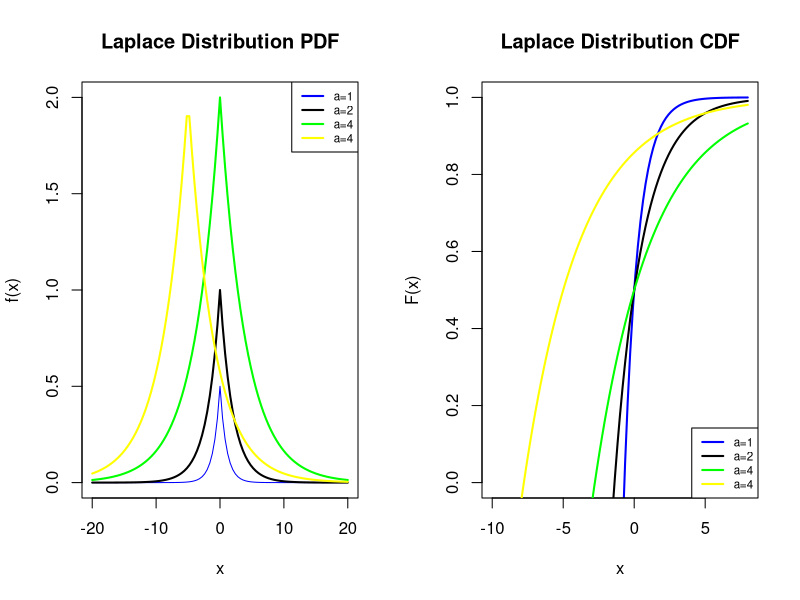

Reproduce this figure in R.
# Laplace Distribution PDF and CDF
# parameter data from https://www.wikipedia.org/

par(mfrow=c(1,2))

##########################################
#### The extreme wind speed Data Set  ####
##########################################



x= c( 24.52, 69.15, 33.21, 30.79, 18.12, 94.34, 55.40, 28.28,
      49.73, 15.92, 21.81, 21.80, 30.56, 18.56, 87.63, 40.53,
      43.31, 20.10, 27.56, 90.16, 57.14, 28.98, 43.03, 49.13,
      50.47, 31.09, 27.17, 20.59, 65.99, 18.05, 19.44, 54.70,
      31.34, 48.32, 30.11, 46.22, 40.60, 24.76, 46.64, 75.50,
      45.78, 26.14, 23.06, 33.01, 51.56, 55.22, 67.04, 34.59,
      24.32, 55.88, 31.74, 76.17)

# Laplace Distribution CDF

PdfLaplacedist=function(x,a,l){
  
  fx=(1/2*l)*exp(-(abs(x-a)/l))
  return(fx)
}



curve(PdfLaplacedist(x,0,1),xlim = c(-20,20),ylim=c(0,2),col="blue",
      main="Laplace Distribution PDF",xlab = "x",ylab = "f(x)")

curve(PdfLaplacedist(x,0,2),from = -20,to=20,col="black",lwd=2,add=T)
curve(PdfLaplacedist(x,0,4),from = -20,to=20,col="green",lwd=2,add=T)
curve(PdfLaplacedist(x,-5,4),from = -20,to=20,col="yellow",lwd=2,add=T)

legend(x="topright",legend=c("a=1","a=2","a=4","a=4"),
       col=c("blue","black","green","yellow"),lwd=2,cex=0.7)
      
      
      
      
#Laplace Distribution CDF  

CdfLaplacedist=function(x,a,l){
  FX=(1-(1/2)*exp(-((x-a)/l)))
  return(FX)
}

curve(CdfLaplacedist(x,0,1),xlim = c(-10,8),ylim=c(0,1),
      col="blue",main="Laplace Distribution CDF",xlab = "x",ylab = "F(x)",lwd=2)

curve(CdfLaplacedist(x,0,2),from = -10,to=8,col="black",lwd=2,add=T)
curve(CdfLaplacedist(x,0,4),from = -10,to=8,col="green",lwd=2,add=T)
curve(CdfLaplacedist(x,-5,4),from = -10,to=8,col="yellow",lwd=2,add=T)

legend(x="bottomright",legend=c("a=1","a=2","a=4","a=4"),
       col=c("blue","black","green","yellow"),lwd=2,cex=0.7)
